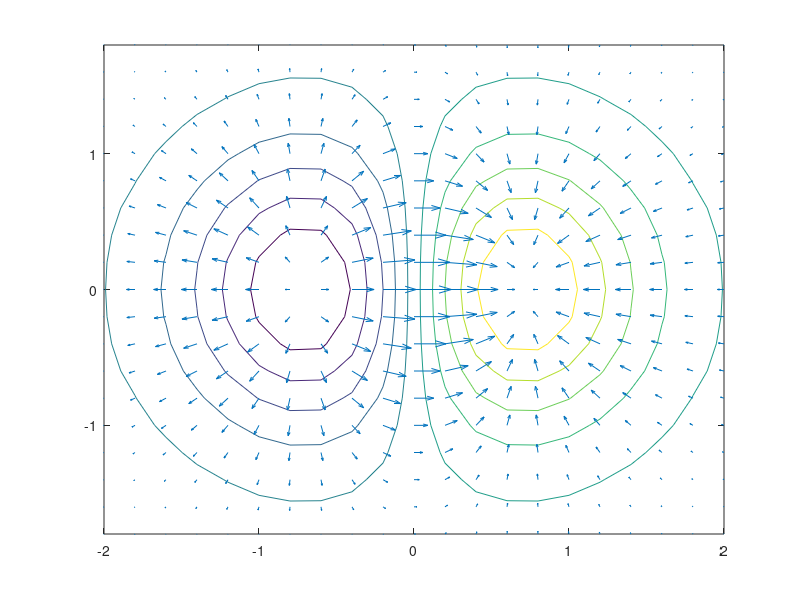

Recreate this plot in MATLAB.
% use meshgrid to create a rectangular grid
[x,y]=meshgrid(-2:.2:2,-1.8:.2:1.8);
% compute function values at the points of the grid

%z = x.^2 + 100 * y.^2;
%z = 100 * (y - x.^2).^2 + (1-x).^2;
%z = sin(x.^2 + 3*y.^2 + 1) ./ (x.^2 + 3*y.^2 + 1);
z=x.*exp(-x.^2-y.^2);

% compute gradients
% dx – partial derivative in respect of x; dy – partial derivative in respect of y
[dx,dy]=gradient(z);
% plot contourlines
contour(x,y,z)
% the next plot will be constructed on top of the existing figure
hold on
% plot gradients
quiver(x,y,dx,dy)
% finish drawing
hold off